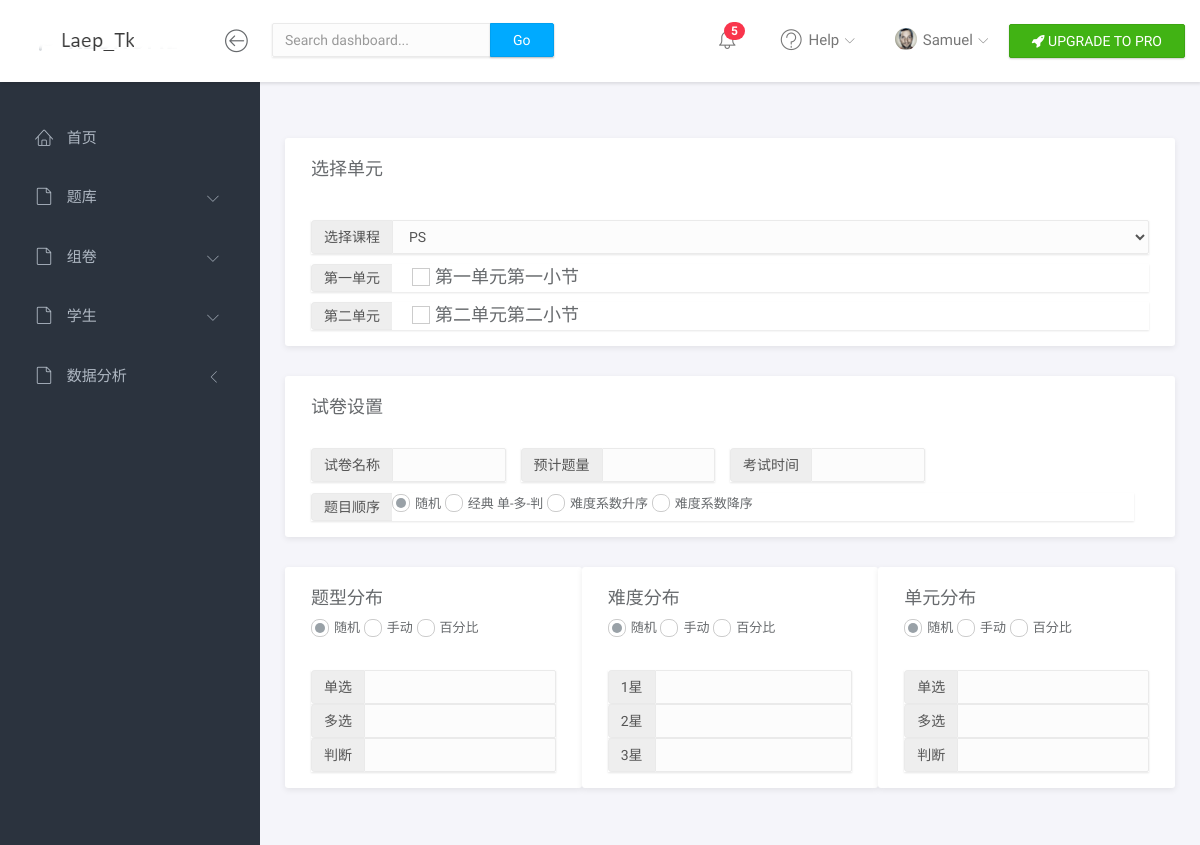
Page /myadmin/Ks_add on the earlier database version.
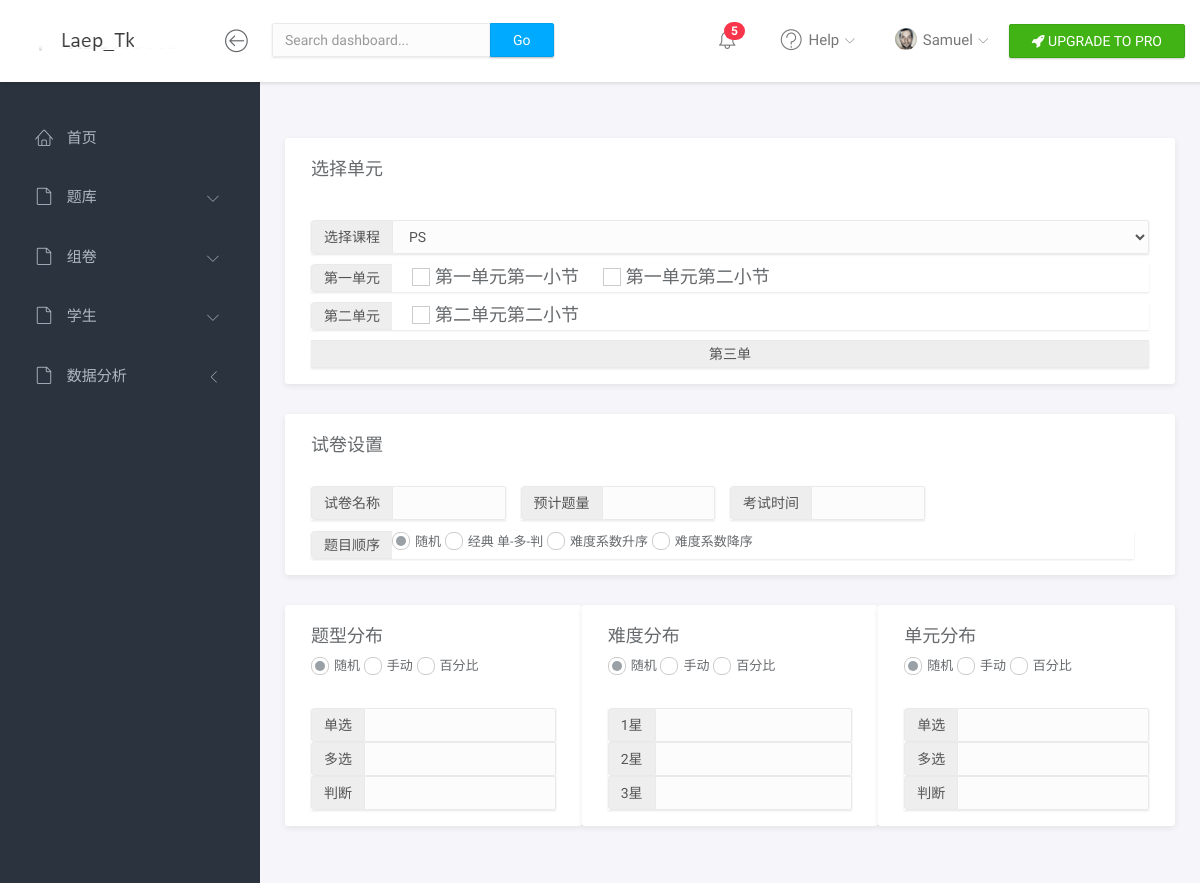
Same page on the later database version.
### BookApp/models.py (models this page shows, shortened)
class unit(models.Model):
    title = models.CharField(max_length=60, verbose_name=u'单元')
    bookID = models.ForeignKey('book', on_delete=models.CASCADE,verbose_name=u'书ID')
    star_time = models.DateTimeField(auto_now_add=True,verbose_name=u'创建日期')
    last_time = models.DateTimeField(auto_now=True,verbose_name=u'最后一次修改日期')
    class Meta:
        verbose_name_plural = "单元"

class Measure(models.Model):
    title = models.CharField(max_length=60, verbose_name=u'小节')
    unitID = models.ForeignKey('unit', on_delete=models.CASCADE,verbose_name=u'单元ID')
    star_time = models.DateTimeField(auto_now_add=True,verbose_name=u'创建日期')
    last_time = models.DateTimeField(auto_now=True,verbose_name=u'最后一次修改日期')
    class Meta:
        verbose_name_plural = "小节"

### My_Admin/views.py (the view)
# urls.py: path('Ks_add', views.Ks_add, name='Ks_add'), #组卷
def Ks_add(request):
    context = {}
    Measure_data = {}
    unit_data = {}
    book_ID = request.GET.get('data')
    if  book_ID != None:
        print(book_ID)
        units = unit.objects.filter(bookID = book_ID)
        print(units)
        for i in units:
            unit_data[i.pk] = i.title
            Measures = Measure.objects.filter(unitID=i.pk)
            Measure_data[i.pk] = Measures
        context['units'] = unit_data
        context['Measure'] = Measure_data
    else:
        books_data = book.objects.all()#获取书
        if books_data[0] !='':
            units = unit.objects.filter(bookID = books_data[0].pk)
        for i in units:
            unit_data[i.pk] = i.title
            Measures = Measure.objects.filter(unitID=i.pk)
            Measure_data[i.pk] = Measures
        context['books'] = books_data
        context['units'] = unit_data
        context['Measure'] = Measure_data
    return render(request,'My_Admin/Ks_add.html',context)

### templates/My_Admin/Ks_add.html (shortened to what this page needs)
{% extends "My_Admin/index.html" %} {% load staticfiles %} {% block title %}批量添加{% endblock %} {% block css %}
<link rel="stylesheet" href="{% static 'My_Admin/Ks_add.css' %}"> {% endblock %} {% block body %}
<div class="panel">
    <div class="panel-heading">
        <h3 class="panel-title">选择单元</h3>
    </div>
    <div class="panel-body">
        <div class="input-group margin_top_10 " id="difficulty_radio_box">
            <span class="input-group-addon">选择课程</span>
            <select id="difficulty_radio" class="form-control" onchange="For_section(this);">
                {% for i in books %}
                <option value="{{ i.pk }}">{{ i.name }}</option>
                {% endfor %}
            </select>
        </div>
        {% for i,v in units.items %}
        <div class="input-group margin_top_10 unit_checkbox_box">
            <span class="input-group-addon">{{ v }}</span>
            {% for j,n in Measure.items %}
                {% if i == j %}
                    {% for x in n %}
                        <label class="fancy-checkbox display-inline">
                            <span>{{ x.title }}</span>
                        </label>
                    {% endfor %}
                {% endif %}
            {% endfor %}
        </div>
        {% endfor %}
    </div>
</div>
<div class="panel">
    <div class="panel-heading">
        <h3 class="panel-title">试卷设置</h3>
    </div>
    <div class="panel-body">
        <div class="col-md-3 padding_l_0">
            <div class="input-group">
                <span class="input-group-addon">试卷名称</span>
                <input class="form-control" placeholder="" type="text">
            </div>
        </div>
        <div class="col-md-3 padding_l_0">
            <div class="input-group">
                <span class="input-group-addon">预计题量</span>
                <input class="form-control" placeholder="" type="text">
            </div>
        </div>
        <div class="col-md-3 padding_l_0">
            <div class="input-group">
                <span class="input-group-addon">考试时间</span>
                <input class="form-control" placeholder="" type="text">
            </div>
        </div>
        <div class="col-md-12"></div>
        <div class="col-md-12 padding_l_0 margin_top_10">
            <div class="input-group">
                <span class="input-group-addon">题目顺序</span>
                <label class="fancy-radio bt-f-check">
                    <span><i></i>随机</span>
                </label>
                <label class="fancy-radio bt-f-check">
                    <span><i></i>经典 单-多-判</span>
                </label>
                <label class="fancy-radio bt-f-check">
                    <span><i></i>难度系数升序</span>
                </label>
                <label class="fancy-radio bt-f-check">
                    <span><i></i>难度系数降序</span>
                </label>
            </div>
        </div>
    </div>
</div>
<div class="col-md-4 padding_0">
        <div class="panel">
            <div class="panel-heading">
                    <h3 class="panel-title padding_bottom_10">题型分布</h3>
                    <label class="fancy-radio bt-f-check">
                        <span><i></i>随机</span>
                    </label>
                    <label class="fancy-radio bt-f-check">
                        <span><i></i>手动</span>
                    </label>
                    <label class="fancy-radio bt-f-check">
                        <span><i></i>百分比</span>
                    </label>
            </div>
            <div class="panel-body">
                <div class="input-group">
                    <span class="input-group-addon">单选</span>
                    <input class="form-control" placeholder="" type="text">
                </div>
                <div class="input-group">
                    <span class="input-group-addon">多选</span>
                    <input class="form-control" placeholder="" type="text">
                </div>
                <div class="input-group">
                    <span class="input-group-addon">判断</span>
                    <input class="form-control" placeholder="" type="text">
                </div>
            </div>
        </div>
    </div>
    <div class="col-md-4 padding_0">
        <div class="panel">
            <div class="panel-heading">
                <h3 class="panel-title padding_bottom_10">难度分布</h3>
                <label class="fancy-radio bt-f-check">
                    <span><i></i>随机</span>
                </label>
                <label class="fancy-radio bt-f-check">
                    <span><i></i>手动</span>
                </label>
                <label class="fancy-radio bt-f-check">
                    <span><i></i>百分比</span>
                </label>
            </div>
            <div class="panel-body">
                <div class="input-group">
                    <span class="input-group-addon">1星</span>
                    <input class="form-control" placeholder="" type="text">
                </div>
                <div class="input-group">
                    <span class="input-group-addon">2星</span>
                    <input class="form-control" placeholder="" type="text">
                </div>
                <div class="input-group">
                    <span class="input-group-addon">3星</span>
                    <input class="form-control" placeholder="" type="text">
                </div>
            </div>
        </div>
    </div>
    <div class="col-md-4 padding_0">
        <div class="panel">
            <div class="panel-heading ">
                <h3 class="panel-title padding_bottom_10">单元分布</h3>
                <label class="fancy-radio bt-f-check">
                    <span><i></i>随机</span>
                </label>
                <label class="fancy-radio bt-f-check">
                    <span><i></i>手动</span>
                </label>
                <label class="fancy-radio bt-f-check">
                    <span><i></i>百分比</span>
                </label>
            </div>
            <div class="panel-body">
                <div class="input-group">
                    <span class="input-group-addon">单选</span>
                    <input class="form-control" placeholder="" type="text">
                </div>
                <div class="input-group">
                    <span class="input-group-addon">多选</span>
                    <input class="form-control" placeholder="" type="text">
                </div>
                <div class="input-group">
                    <span class="input-group-addon">判断</span>
                    <input class="form-control" placeholder="" type="text">
                </div>
            </div>
        </div>
    </div>
{% endblock %}

### templates/My_Admin/index.html (shortened to what this page needs)
{% load staticfiles %}
<!doctype html>
<html lang="en">
<head>
	<link rel="stylesheet" href="{% static 'assets/vendor/bootstrap/css/bootstrap.min.css' %}">
	<link rel="stylesheet" href="{% static 'assets/vendor/font-awesome/css/font-awesome.min.css' %}">
	<link rel="stylesheet" href="{% static 'assets/vendor/linearicons/style.css' %}">
	<link rel="stylesheet" href="{% static 'assets/vendor/chartist/css/chartist-custom.css' %}">
	<link rel="stylesheet" href="{% static 'assets/css/main.css' %}">
	<link rel="stylesheet" href="{% static 'assets/css/demo.css' %}">
	<link rel="stylesheet" href="{% static 'Other/toast/css/toast.css' %}">
	<link rel="stylesheet" href="{% static 'assets/css/Admin_css.css' %}">
	<link rel="icon" type="image/png" sizes="96x96" href="{% static 'assets/img/favicon.png' %}"> {% block css %}{% endblock %}
	<link rel="stylesheet" href="{% static 'Public/Public.css' %}">
</head>
<body style="margin: 0;width: 100%;min-height: 100%">
	<div id="wrapper">
		<nav class="navbar navbar-default navbar-fixed-top">
			<div class="brand">
				<a>
					<img src="{% static 'assets/img/logo-dark.png' %}" alt="Klorofil Logo" class="img-responsive logo">
				</a>
			</div>
			<div class="container-fluid">
				<div class="navbar-btn">
					<button type="button" class="btn-toggle-fullwidth">
						<i class="lnr lnr-arrow-left-circle"></i>
					</button>
				</div>
				<form class="navbar-form navbar-left">
					<div class="input-group">
						<input type="text" value="" class="form-control" placeholder="Search dashboard...">
						<span class="input-group-btn">
							<button type="button" class="btn btn-primary">Go</button>
						</span>
					</div>
				</form>
				<div class="navbar-btn navbar-btn-right">
					<a class="btn btn-success update-pro" href="#downloads/klorofil-pro-bootstrap-admin-dashboard-template/?utm_source=klorofil&utm_medium=template&utm_campaign=KlorofilPro"
					    title="Upgrade to Pro" target="_blank">
						<i class="fa fa-rocket"></i>
						<span>UPGRADE TO PRO</span>
					</a>
				</div>
				<div id="navbar-menu">
					<ul class="nav navbar-nav navbar-right">
						<li class="dropdown">
							<a href="#" class="dropdown-toggle icon-menu" data-toggle="dropdown">
								<i class="lnr lnr-alarm"></i>
								<span class="badge bg-danger">5</span>
							</a>
						</li>
						<li class="dropdown">
							<a href="#" class="dropdown-toggle" data-toggle="dropdown">
								<i class="lnr lnr-question-circle"></i>
								<span>Help</span>
								<i class="icon-submenu lnr lnr-chevron-down"></i>
							</a>
						</li>
						<li class="dropdown">
							<a href="#" class="dropdown-toggle" data-toggle="dropdown">
								<img src="{% static 'assets/img/user.png' %}" class="img-circle" alt="Avatar">
								<span>Samuel</span>
								<i class="icon-submenu lnr lnr-chevron-down"></i>
							</a>
						</li>
					</ul>
				</div>
			</div>
		</nav>
		<div id="sidebar-nav" class="sidebar">
			<div class="sidebar-scroll">
				<nav>
					<ul class="nav">
						<li>
							<a href="{% url 'index' %}" class="{{  index_active }}">
								<i class="lnr lnr-home"></i>
								<span>首页</span>
							</a>
						</li>
						<li>
							<a href="#subPages1" data-toggle="collapse" class="{{  Tkadd_active }}">
								<i class="lnr lnr-file-empty"></i>
								<span>题库</span>
								<i class="icon-submenu lnr lnr-chevron-left"></i>
							</a>
						</li>
						<li>
							<a href="#subPages4" data-toggle="collapse" class="{{  Ksadd_active }}">
								<i class="lnr lnr-file-empty"></i>
								<span>组卷</span>
								<i class="icon-submenu lnr lnr-chevron-left"></i>
							</a>
						</li>
						<li>
							<a href="#subPages2" data-toggle="collapse" class="">
								<i class="lnr lnr-file-empty"></i>
								<span>学生</span>
								<i class="icon-submenu lnr lnr-chevron-left"></i>
							</a>
						</li>
						<li>
							<a href="#subPages3" data-toggle="collapse" class="collapsed">
								<i class="lnr lnr-file-empty"></i>
								<span>数据分析</span>
								<i class="icon-submenu lnr lnr-chevron-left"></i>
							</a>
						</li>
					</ul>
				</nav>
			</div>
		</div>
		<div class="main">
			<div class="main-content">
				<div class="container-fluid">
					{% block body %}{% endblock %}
				</div>
			</div>
		</div>
	</div>
</body>
</html>

### static/Other/toast/css/toast.css (style rules this page uses)
ol, ul { list-style: none; }
a img { border: none; }
article, aside, details, figcaption, figure, footer, header, hgroup, main, menu, nav, section, summary { display: block; }

### static/assets/css/Admin_css.css (style rules this page uses)
.fancy-checkbox input[type="checkbox"] + span { font-size:25px; }
.fancy-radio input[type="radio"] + span { font-size:20px; display: inherit; }

### static/My_Admin/Ks_add.css (style rules this page uses)
.bt-f-check { display: inline; }
.bt-f-check input[type="radio"] + span { margin-top: -3px; font-size: 13px; }
.fancy-checkbox input[type="checkbox"] + span { font-size: 18px; margin-left: 20px; }
.unit_checkbox_box .input-group-addon { max-width: 150px; overflow: auto; }

### static/Public/Public.css (style rules this page uses)
ul li { list-style: none; }
a { color: white; }
.padding_0 { padding: 0px; }
.padding_l_0 { padding-left: 0px; }
.padding_bottom_10 { padding-bottom: 10px; }
.margin_top_10 { margin-top: 10px; }
.display-inline { display: inline; }

Differences in the rows shown:
added Measure: title "第一单元第二小节"
added unit: units "第三单"
